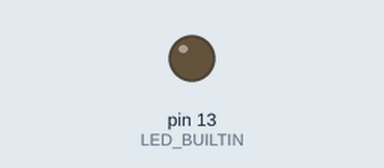
This sketch was run on a simulated Arduino Leonardo, built with avr-gcc and run on an emulated ATmega32U4. Parts: output pins drawn as LEDs (lit = HIGH). Random numbers use the default seed unless the sketch sets one; USB keyboard and mouse output is not drawn.

Above: at 7.0 s.
At 11.2 s:
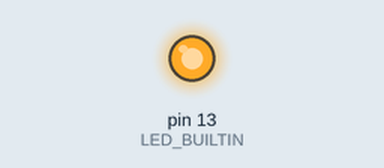
Timing chart, 0 to 15.8 s (numbered marks = the images above):
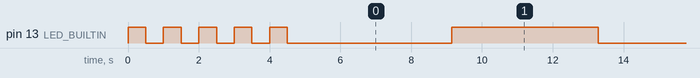

The sketch:

BAPHOMET.ino
```cpp
#include <Mouse.h>

bool led_state = 0;

void setup() {
  pinMode(LED_BUILTIN, OUTPUT);

  for (uint8_t i = 0; i < 5; i++){
    digitalWrite(LED_BUILTIN, HIGH);
    delay(500);
    digitalWrite(LED_BUILTIN, LOW);
    delay(500);
  }

  randomSeed(analogRead(0));
  Mouse.begin();
}

// Bresenham line
void plot_line(int x0, int y0, int x1, int y1)
{
  int dx =  abs (x1 - x0), sx = x0 < x1 ? 1 : -1;
  int dy = -abs (y1 - y0), sy = y0 < y1 ? 1 : -1;
  int err = dx + dy, e2;

  int px = 0;
  int py = 0;
  for (;;){
    Mouse.move(x0-px,y0-py,0);
    px = x0;
    py = y0;
    if (x0 == x1 && y0 == y1) break;
    e2 = 2 * err;
    if (e2 >= dy) { err += dy; x0 += sx; }
    if (e2 <= dx) { err += dx; y0 += sy; }
  }
}

typedef struct {
  int8_t x;
  int8_t y;
} t_coord;

// points referenced from an x,y 0,0 origin
t_coord points[] = {
  {-42,-127},
  {-88,0},
  {18,-88},
  {-102,-88},
  {0,0},

  // artisinal, hand-placed, farm-to-table pixels
  {2,0},{1,0},{0,1},{-1,2},{-2,3},{-3,3},{-4,4},{-5,5},{-6,5},{-7,6},{-8,6},{-9,7},{-10,7},{-11,8},{-12,8},{-13,9},{-14,9},{-15,10},{-16,10},{-17,10},{-18,11},{-19,11},{-20,12},{-21,12},{-22,12},{-23,12},{-24,13},{-25,13},{-26,13},{-27,13},{-28,14},{-29,14},{-30,14},{-31,14},{-32,14},{-33,14},{-34,15},{-35,15},{-36,15},{-37,15},{-38,15},{-39,15},{-40,15},{-41,15},
  {-42,15},{-43,15},{-44,15},{-45,15},{-46,15},{-47,15},{-48,15},{-49,15},{-50,15},{-51,14},{-52,14},{-53,14},{-54,14},{-55,14},{-56,14},{-57,13},{-58,13},{-59,13},{-60,13},{-61,12},{-62,12},{-63,12},{-64,12},{-65,11},{-66,11},{-67,10},{-68,10},{-69,10},{-70,9},{-71,9},{-72,8},{-73,8},{-74,7},{-75,7},{-76,6},{-77,6},{-78,5},{-79,5},{-80,4},{-81,3},{-82,3},{-83,2},{-84,1},{-85,0},{-86,0},{-87,-1},{-88,-2},{-89,-3},{-90,-4},{-91,-5},{-92,-6},{-93,-7},{-94,-8},{-95,-9},{-96,-10},{-97,-11},{-98,-12},{-98,-13},{-99,-14},{-100,-15},{-101,-16},{-101,-17},{-102,-18},{-103,-19},{-103,-20},{-104,-21},{-104,-22},{-105,-23},{-105,-24},{-106,-25},{-106,-26},{-107,-27},{-107,-28},{-108,-29},{-108,-30},{-108,-31},{-109,-32},{-109,-33},{-110,-34},{-110,-35},{-110,-36},{-110,-37},{-111,-38},{-111,-39},{-111,-40},{-111,-41},{-112,-42},{-112,-43},{-112,-44},{-112,-45},{-112,-46},{-112,-47},{-113,-48},{-113,-49},{-113,-50},{-113,-51},{-113,-52},{-113,-53},{-113,-54},{-113,-55},
  {-113,-56},{-113,-57},{-113,-58},{-113,-59},{-113,-60},{-113,-61},{-113,-62},{-113,-63},{-113,-64},{-112,-65},{-112,-66},{-112,-67},{-112,-68},{-112,-69},{-112,-70},{-111,-71},{-111,-72},{-111,-73},{-111,-74},{-110,-75},{-110,-76},{-110,-77},{-110,-78},{-109,-79},{-109,-80},{-108,-81},{-108,-82},{-108,-83},{-107,-84},{-107,-85},{-106,-86},{-106,-87},{-105,-88},{-105,-89},{-104,-90},{-104,-91},{-103,-92},{-103,-93},{-102,-94},{-101,-95},{-101,-96},{-100,-97},{-99,-98},{-98,-99},{-98,-100},{-97,-101},{-96,-102},{-95,-103},{-94,-104},{-93,-105},{-92,-106},{-91,-107},{-90,-108},{-89,-109},{-88,-110},{-87,-111},{-86,-112},{-85,-112},{-84,-113},{-83,-114},{-82,-115},{-81,-115},{-80,-116},{-79,-117},{-78,-117},{-77,-118},{-76,-118},{-75,-119},{-74,-119},{-73,-120},{-72,-120},{-71,-121},{-70,-121},{-69,-122},{-68,-122},{-67,-122},{-66,-123},{-65,-123},{-64,-124},{-63,-124},{-62,-124},{-61,-124},{-60,-125},{-59,-125},{-58,-125},{-57,-125},{-56,-126},{-55,-126},{-54,-126},{-53,-126},{-52,-126},{-51,-126},{-50,-127},{-49,-127},{-48,-127},{-47,-127},{-46,-127},{-45,-127},{-44,-127},{-43,-127},
  {-42,-127},{-41,-127},{-40,-127},{-39,-127},{-38,-127},{-37,-127},{-36,-127},{-35,-127},{-34,-127},{-33,-126},{-32,-126},{-31,-126},{-30,-126},{-29,-126},{-28,-126},{-27,-125},{-26,-125},{-25,-125},{-24,-125},{-23,-124},{-22,-124},{-21,-124},{-20,-124},{-19,-123},{-18,-123},{-17,-122},{-16,-122},{-15,-122},{-14,-121},{-13,-121},{-12,-120},{-11,-120},{-10,-119},{-9,-119},{-8,-118},{-7,-118},{-6,-117},{-5,-117},{-4,-116},{-3,-115},{-2,-115},{-1,-114},{0,-113},{1,-112},{2,-112},{3,-111},{4,-110},{5,-109},{6,-108},{7,-107},{8,-106},{9,-105},{10,-104},{11,-103},{12,-102},{13,-101},{14,-100},{14,-99},{15,-98},{16,-97},{17,-96},{17,-95},{18,-94},{19,-93},{19,-92},{20,-91},{20,-90},{21,-89},{21,-88},{22,-87},{22,-86},{23,-85},{23,-84},{24,-83},{24,-82},{24,-81},{25,-80},{25,-79},{26,-78},{26,-77},{26,-76},{26,-75},{27,-74},{27,-73},{27,-72},{27,-71},{28,-70},{28,-69},{28,-68},{28,-67},{28,-66},{28,-65},{29,-64},{29,-63},{29,-62},{29,-61},{29,-60},{29,-59},{29,-58},{29,-57},
  {29,-56},{29,-55},{29,-54},{29,-53},{29,-52},{29,-51},{29,-50},{29,-49},{29,-48},{28,-47},{28,-46},{28,-45},{28,-44},{28,-43},{28,-42},{27,-41},{27,-40},{27,-39},{27,-38},{26,-37},{26,-36},{26,-35},{26,-34},{25,-33},{25,-32},{24,-31},{24,-30},{24,-29},{23,-28},{23,-27},{22,-26},{22,-25},{21,-24},{21,-23},{20,-22},{20,-21},{19,-20},{19,-19},{18,-18},{17,-17},{17,-16},{16,-15},{15,-14},{14,-13},{14,-12},{13,-11},{12,-10},{11,-9},{10,-8},{9,-7},{8,-6},{7,-5},{6,-4},{5,-3},{4,-2},{3,-1},
  {0,0},
};

void loop() {
  digitalWrite(LED_BUILTIN, led_state);
  led_state = !led_state;

  for(int i = 0; i < sizeof(points) / sizeof(t_coord); i++){
    int x = points[i].x;
    int y = points[i].y;

    if(i == 0){
      plot_line(0, 0, x, y);
    } else {
      plot_line(0, 0, x - points[i-1].x, y - points[i-1].y);
    }
    delay(10);
  }

  Mouse.move(random(-512, 512), random(-512, 512), 0);
}
```

Measured:
- by itself, pin 13 (LED_BUILTIN): goes 4 × (LOW 0.50 s, HIGH 0.50 s), LOW 4.6 s, 14 × (HIGH 4.1 s, LOW 4.1 s), HIGH 4.1 s, then LOW
